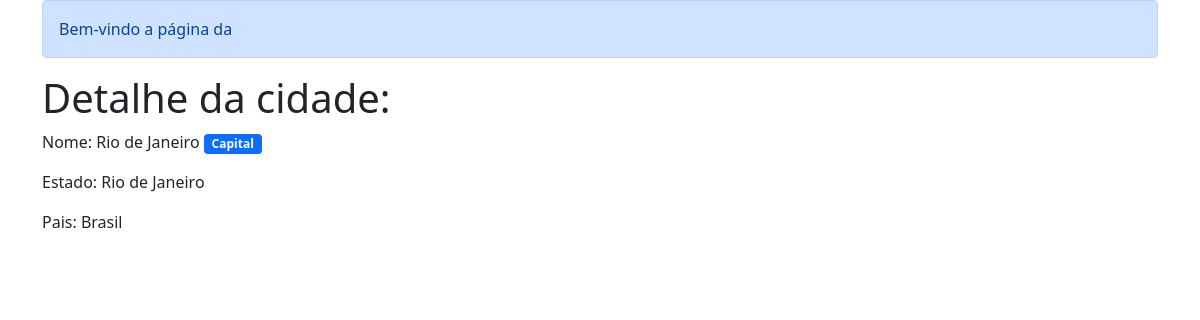
/detalhe/3/, run on the app's committed database.
### cadastros/models.py (models this page shows, shortened)
class Cidade(models.Model):
    estado = models.ForeignKey(Estado, on_delete=models.PROTECT, null=True, blank=False)
    nome = models.CharField(max_length=100, unique=True)
    capital = models.BooleanField(default=False)

class Estado(models.Model):
    pais = models.ForeignKey(Pais, on_delete=models.PROTECT)
    nome = models.CharField(max_length=80)
    def __str__(self):
        return self.nome
    class Meta:
        ordering = ('nome', )  # Sort by name

class Pais(models.Model):
    nome = models.CharField(max_length=80)
    def __str__(self):
        return self.nome
    class Meta:
        verbose_name = 'País'
        verbose_name_plural = 'Países'

### cadastros/views.py (the view)
# urls.py: path('detalhe/<int:pk>/', CidadeDetail.as_view(), name='cidades-detalhe'),
class CidadeDetail(DetailView):
    context_object_name = 'cidade'
    queryset = Cidade.objects.all()
    template_name = 'cadastros/detalhe_cidades.html'

### cadastros/templates/cadastros/detalhe_cidades.html (shortened to what this page needs)
{% extends 'base.html' %}
{% block conteudo %}
    <h1>Detalhe da cidade:</h1>
    <p>Nome: {{ cidade.nome }} {% if cidade.capital %}<span class="badge bg-primary">Capital</span>{% endif %}</p>
    <p>Estado: {{ cidade.estado | default_if_none:'-' }}</p>
    <p>Pais: {{ cidade.estado.pais }}</p>
{% endblock %}

### data on the page
Cidade: nome "Rio de Janeiro", estado "Rio de Janeiro", estado.pais "Brasil"
